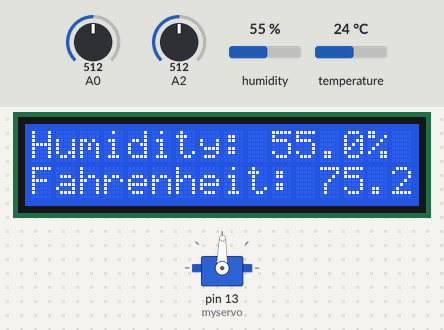
This sketch was run on a simulated Arduino Uno, built with avr-gcc and run on an emulated ATmega328P. Parts: servo, 16×2 character LCD. The inputs (shaded band) are chosen by the test bench; at power-on: A0 = 512, A2 = 512, humidity 55 %, temperature 24 °C. The local clock reads 2024-03-15 10:24:30 at power-on unless the sketch sets it; what the sketch prints to the serial monitor is not drawn.

Above: at 6.6 s.
6.7 s: A0 set to 28
10.2 s: A0 set to 22
At 12.9 s:
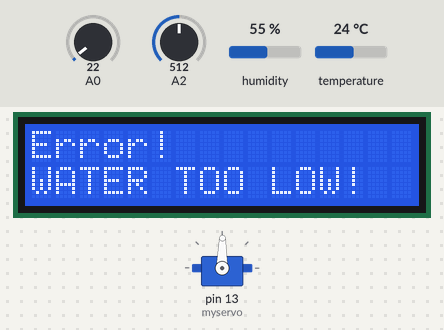
Timing chart, 0 to 14.4 s (numbered marks = the images above; inputs shaded):
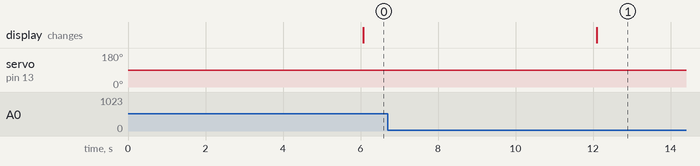

The sketch:

sketch_dec02a.ino
```cpp
#include <dht_nonblocking.h>
#include <Servo.h>
#include <Adafruit_Sensor.h>
#include <LiquidCrystal.h>

//temperature sensor code:
#include <DHT.h>
#include <DHT_U.h>

// Define Pins for LEDs
#define BLUE 53 //Turn on when motor is running.
#define GREEN 51 //This LED is lit until the fan is turned on (idle state)
#define RED 47 //turns on if water level too low, all other LEDs off until water level up
#define YELLOW 49 //remains on until system starts (disable state)
//END OF LED pin definitions

#define DHT_SENSOR_TYPE DHT_TYPE_11

//RTC libraries + initialization
#include <Wire.h>
#include "RTClib.h"
RTC_DS1307 rtc;
char daysOfTheWeek[7][12] = {"Sunday", "Monday", "Tuesday", "Wednesday", "Thursday", "Friday", "Saturday"};


Servo myservo;
const int A = 0b00000010;

//DC motor code:
//pins D: 5,4,3

//integer variables for LEDs
int redValue = 255;
int greenValue = 255;
int blueValue = 255;
int yellowValue = 255;

//How to turn LED on/off
// analogWrite(RED, redValue);

//Define ADC Register Pointers
volatile unsigned char* my_ADMUX = (unsigned char*) 0x7C;
volatile unsigned char* my_ADCSRB = (unsigned char*) 0x7B;
volatile unsigned char* my_ADCSRA = (unsigned char*) 0x7A;
volatile unsigned int* my_ADC_DATA = (unsigned int*) 0x78;
//end of water sensor and servo register pointers

//variables for water sensor code.
//had to edit these variables to get the water sensor code to work.
int adc_id = 0;
int HistoryValue = 0;
char printBuffer[128];

// initialize the library with the numbers of the interface pins
LiquidCrystal lcd(7, 8, 9, 10, 11, 12);

static const int DHT_SENSOR_PIN = 2; //pin two for temperature sensor
DHT_nonblocking dht_sensor( DHT_SENSOR_PIN, DHT_SENSOR_TYPE );

//define port E pointers
volatile unsigned char* port_e = (unsigned char*) 0x2E;
volatile unsigned char* ddr_e = (unsigned char*) 0x2D;
volatile unsigned char* pin_e = (unsigned char*) 0x2C;

//define PORT B pointers
volatile unsigned char* port_b = (unsigned char*) 0x25;
volatile unsigned char* ddr_b = (unsigned char*) 0x24;
volatile unsigned char* pin_b = (unsigned char*) 0x23;

//define PORT L pointers
volatile unsigned char* port_l = (unsigned char*) 0x10B;
volatile unsigned char* ddr_l = (unsigned char*) 0x10A;
volatile unsigned char* pin_l = (unsigned char*) 0x109;


//define port G pointers
volatile unsigned char* port_g = (unsigned char*) 0x34;
volatile unsigned char* ddr_g = (unsigned char*) 0x33;
volatile unsigned char* pin_g = (unsigned char*) 0x32;
//end of DC motor code

void setup( )
{
  Serial.begin( 9600);
  adc_init(); //initialized water and servo controls
  myservo.attach(13);
  myservo.write(90);// move servos to center position -> 90°
  // set up the LCD's number of columns and rows:
  lcd.begin(16, 2);

  //pinMode(RED, OUTPUT);
  *ddr_l |= B00000100;
  //pinMode(GREEN, OUTPUT);
  *ddr_b |= B00000100;
  //pinMode(BLUE, OUTPUT);
  *ddr_b |= B00000001;
  //pinMode(YELLOW, OUTPUT);
  *ddr_l |= B00000001;
  //digitalWrite(RED, LOW);
  //digitalWrite(GREEN, LOW);
  //digitalWrite(BLUE, LOW);
  //digitalWrite(YELLOW, HIGH);
  *port_l |= B00000001;

 //DC motor setup
 //Set PE5 to output
  *ddr_e |= 0x20;
//set PE3 to output
  *ddr_e |= 0x08;
//set PG5 to output
  *ddr_g |= 0x20;

  //error messages for RTC
 if (! rtc.begin()) {
   Serial.println("Couldn't find RTC");
   while (1);
 }
 if (! rtc.isrunning()) {
   Serial.println("RTC is NOT running!");
 }
}

void loop( )
{
  float temperature;
  float humidity;

  /* Measure temperature and humidity.  If the functions returns
     true, then a measurement is available. */
  if( measure_environment( &temperature, &humidity ) == true )
  {
    timeStamp();
    Serial.print( "Temperature: " );
    float op1 = temperature * 1.8;
    float op2 = op1 + 32; //conversion from C to F
    temperature = op2;
    Serial.print(temperature, 1);
    Serial.print("\n");
    Serial.print( "deg. F, Humidity = " );
    Serial.print(humidity, 1);
    Serial.print("%\n");
  }
    //water sensor loop code:
    int value = adc_read(adc_id); // get adc value

    //test purposes:
   // int value = 151; // get adc value

    //red LED water level low loop
    if(value < 25){ errorLED(value); }

    if(((HistoryValue>=value) && ((HistoryValue - value) > 10)) || ((HistoryValue<value) && ((value - HistoryValue) > 10)))
    {
      sprintf(printBuffer,"Water level is %d\n", value);
      Serial.print(printBuffer);
      HistoryValue = value;
    } //end of water sensor loop code

    //servo loops:
  servoLoop();

if(temperature > 0){
  lcdScreen(temperature, humidity);
}

  motorToggle(temperature, value);
}

void motorToggle(float temperature, float value){
      if(temperature > 75 && value > 25){
  //write a 1 to the enable bit on PE3
  *port_e |= 0x08;
  //analogWrite(BLUE, blueValue);
  *port_b |= B00000001;
  //analogWrite(RED, 0); && analogWrite(YELLOW, 0);
  *port_l &= 11111010;
   //analogWrite(GREEN, 0);
  *port_b &= B11111011;
  }

  if(temperature < 75){
  *port_e &= 0x00;
  //analogWrite(BLUE, 0);
  *port_b &= B11111110;
  //analogWrite(RED, 0);
  //analogWrite(YELLOW, 0);
  *port_l &= B11111010;
  //analogWrite(GREEN, greenValue);
  *port_b |= B00000100;
  }
//write a 1 to PE5
*port_e |= 0x20;

//write a 0 to PG5
*port_g &= 0x20;

  }

void errorLED(int waterLevel){
  //analogWrite(BLUE, 0);
  *port_b &= B11111010;
  //analogWrite(RED, redValue);
  *port_l |= B00000100;
  //analogWrite(YELLOW, 0);
  //analogWrite(GREEN, 0);
  lcd.setCursor(0, 0);
  lcd.print("Error!         ");
  lcd.setCursor(0, 1);
  lcd.print("WATER TOO LOW!      ");
  waterLevel = adc_read(adc_id);
  *port_e &= 0x00;
  delay(4000);
  if(waterLevel < 25){
  errorLED(waterLevel);
  }
}

void lcdScreen(float temperature, float humidity){
  // set the cursor to column 0, line 1
  // (note: line 1 is the second row, since counting begins with 0):
  lcd.setCursor(0, 0);
  lcd.print("Humidity: ");
  lcd.print(humidity, 1);
  lcd.print("%");

  lcd.setCursor(0, 1);
  // print the number of seconds since reset:
  lcd.print("Fahrenheit: ");
  lcd.print(temperature, 1);
}

void servoLoop(){
  int voltage = adc_read(A);//read voltage from POT
  int angle = voltage/5.7;//Scale down analog input to be between 180 and 0
  myservo.write(angle);// move servos
}

void timeStamp(){
//loop to log time for temperature readings
 DateTime now = rtc.now();
 Serial.print("\nTime: ");
 Serial.print(now.month(), DEC);
 Serial.print('/');
 Serial.print(now.day(), DEC);
 Serial.print(" ");
 int hour = now.hour();
 hour -= 4; //had to adjust the hour because it was NOT reading the correct time.
 Serial.print(hour, DEC);
 Serial.print(':');
 Serial.print(now.minute(), DEC);
 Serial.print(':');
 Serial.print(now.second(), DEC);
 Serial.println();
 delay(3000);
}

static bool measure_environment( float *temperature, float *humidity )
{
  static unsigned long measurement_timestamp = millis( );

  /* Measure once every four seconds. */
  if( millis( ) - measurement_timestamp > 3000ul )
  {
    if( dht_sensor.measure( temperature, humidity ) == true )
    {
      measurement_timestamp = millis( );
      return( true );
    }
  }

  return( false );
}
//end of temperature sensor code

//function for water sensor loop and servo loop
void adc_init()
{

  //MUST UPDATE FUNCTION AND SEPERATE THE SERVO AND WATER SENSOR POINTERS.
  // setup the A register
  *my_ADCSRA |= B10000000;
  *my_ADCSRA &= B11110111;
  *my_ADCSRA &= B11011111;

  // setup the B register
  *my_ADCSRB &= B11111000;

  // setup the MUX Register
  *my_ADMUX |= (1<<REFS0);
}

//second funciton for water sensor and servo loop:
unsigned int adc_read(unsigned int adc_channel_num)
{
    //MUST UPDATE FUNCTION AND SEPERATE THE SERVO AND WATER SENSOR POINTERS.
  int channel_selector;
  // clear the channel selection bits (MUX 4:0)
  *my_ADMUX &= B11100000;

  // clear the channel selection bits (MUX 5)
  *my_ADCSRB &= B11110111;

  //Assign correct channel using MUX 5:0
  if (adc_channel_num < 8) {
    *my_ADMUX |= adc_channel_num;
  }
  else if ((adc_channel_num > 7) && (adc_channel_num < 16)) {
     channel_selector = (adc_channel_num - 8);
     *my_ADCSRB |= B00001000;
     *my_ADMUX |= channel_selector;
  }

  // set bit 6 of ADCSRA to 1 to start a conversion
  *my_ADCSRA |= B01000000;

  // wait for the conversion to complete
  while ((*my_ADCSRA & 0x40) != 0);

  // return the result in the ADC data register
  return (*my_ADC_DATA & 0x03FF);
}
```

Measured:
- the behaviour switches between 25 and 24 on A0 (found by bisection; images 0 and 1)
- after the input at 6.7 s, every drawn part: stays the same
- after the input at 10.2 s, the display: changes after 1.9 s (image 1)
